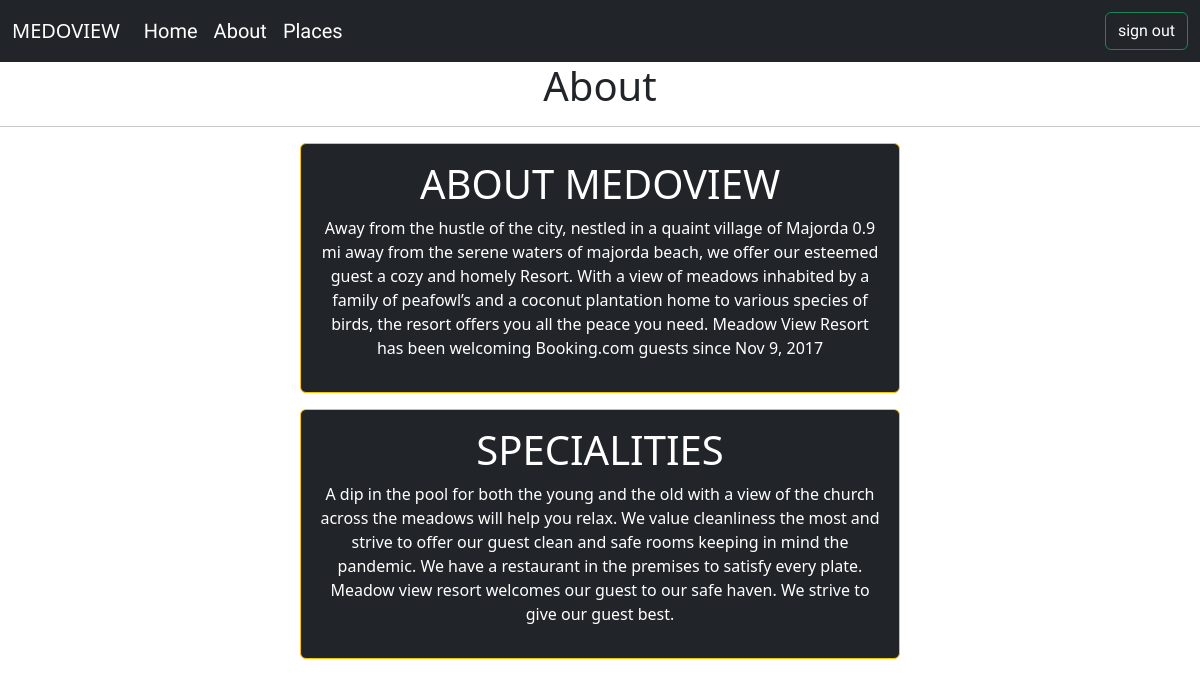
The page /about/ (signed in) on the database its author committed.
### home/models.py (models this page shows, shortened)
class About(models.Model):
    about_title = models.CharField(max_length=100)
    about_description= models.TextField()

### home/views.py (the view)
# urls.py: path('about/',views.about, name = 'about'),
@login_required(login_url = '/')
def about(request):
    dict_ab = {
            'ab': About.objects.all()
                }
    return render(request, 'about.html',dict_ab)

### templates/about.html (shortened to what this page needs)
{% extends 'base.html'%}
{%block content %}
<h1 class = "text-center">About</h1>
<hr>
 {%for a in ab %}
<div class = "bg-dark text-white text-center p-3 my-3 mx-auto w-50 border border-warning rounded">
<h1>{{a.about_title}}</h1>
<p> {{a.about_description}}</P>
</div>
{% endfor %}
{%endblock%}

### rows shown on the page
About: about_title "ABOUT MEDOVIEW", about_description "Away from the hustle of the city, nestled in a quaint village of Majorda 0.9 mi away from the serene waters of majorda beach, we offer our esteemed guest a cozy and homely Resort. With a view of meadows inhabited by a family of peafowl’s and a coconut plantation home to various species of birds, the resort offers you all the peace you need. Meadow View Resort has been welcoming Booking.com guests since Nov 9, 2017"
About: about_title "SPECIALITIES", about_description "A dip in the pool for both the young and the old with a view of the church across the meadows will help you relax. We value cleanliness the most and strive to offer our guest clean and safe rooms keeping in mind the pandemic. We have a restaurant in the premises to satisfy every plate. Meadow view resort welcomes our guest to our safe haven. We strive to give our guest best."
